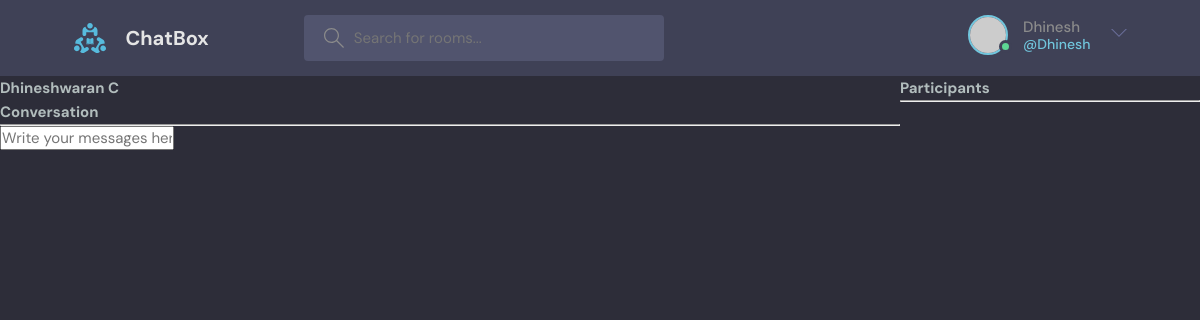
The app's page /room/12/ (signed in), older data.
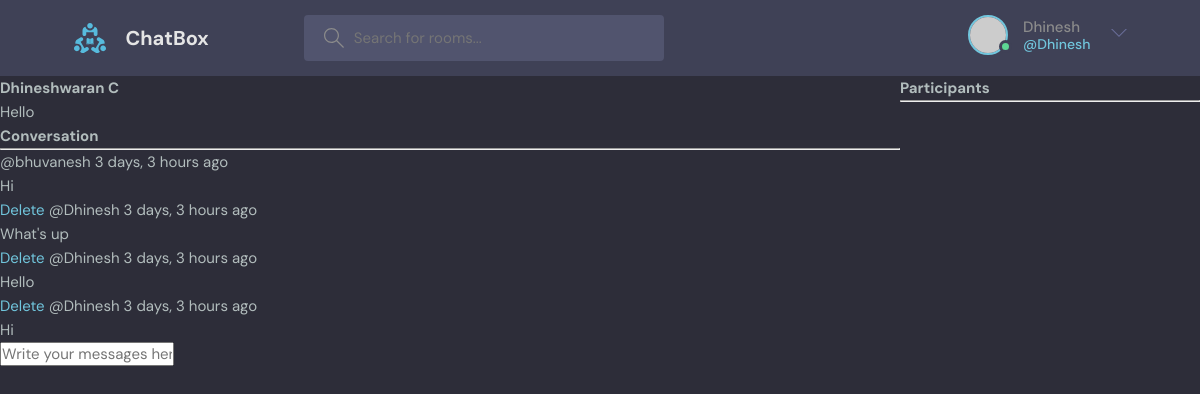
The same page, newer data.
### base/models.py (models this page shows, shortened)
class Room(models.Model):
    host = models.ForeignKey(User, on_delete=models.SET_NULL, null=True)
    topic = models.ForeignKey(Topic, on_delete=models.SET_NULL, null=True)
    name = models.CharField(max_length=200)
    description = models.TextField(null=True, blank=True)
    participants = models.ManyToManyField(User, related_name='participants', blank=True)
    updated = models.DateTimeField(auto_now=True)
    created = models.DateTimeField(auto_now_add=True)
    class Meta:
        ordering = ['-updated', '-created']

class Message(models.Model):
    user = models.ForeignKey(User, on_delete=models.CASCADE)
    room = models.ForeignKey(Room, on_delete=models.CASCADE)
    body = models.TextField()
    updated = models.DateTimeField(auto_now=True)
    created = models.DateTimeField(auto_now_add=True)
    class Meta:
        ordering = ['-updated', '-created']

### base/views.py (the view, shortened to what this page needs)
# urls.py: path('room/<str:pk>/',views.room,name="room"),
def room(request,pk):
    room = Room.objects.get(id=pk)
    room_messages = room.message_set.all()
    participants = room.participants.all()
    context = {'room':room,'room_messages':room_messages,'participants':participants}
    return render(request,'base/room.html',context)

### base/templates/base/room.html (shortened to what this page needs)
{% extends 'main.html' %}
{% block content %}
<div class="room-container">
    <div>
<h1>{{ room.name }}</h1>
<p>{{room.description}}</p>
<div class="comment-wrapper">
    <h3>Conversation</h3>
    <hr>
    {% for message in room_messages %}
    <div>
        {% if request.user == message.user %}
        <a href="{% url 'delete-message' message.id %}">Delete</a>
        {% endif %}
        <small>@{{message.user}} {{message.created|timesince}} ago</small>
        <p>{{message.body}}</p>
    </div>
    {% endfor %}
</div>
{% if request.user.is_authenticated %}
<div class="comment-form">
    <form method="POST" action="">
        <input type="text" name="body" placeholder="Write your messages here..." />
    </form>
</div>
{% endif %}
    </div>
    <div>
        <h3>Participants</h3>
        <hr>
    </div>
</div>
{% endblock %}

Row changes from the older to the newer data that the page shows:
changed Room "Dhineshwaran C": description (not shown) → "Hello"
added Message: user "bhuvanesh", created "3 days, 3 hours", body "Hi"
added Message: shows "Delete", user "Dhinesh", created "3 days, 3 hours", body "What's up"
added Message: shows "Delete", user "Dhinesh", created "3 days, 3 hours", body "Hello"
added Message: shows "Delete", user "Dhinesh", created "3 days, 3 hours", body "Hi"
